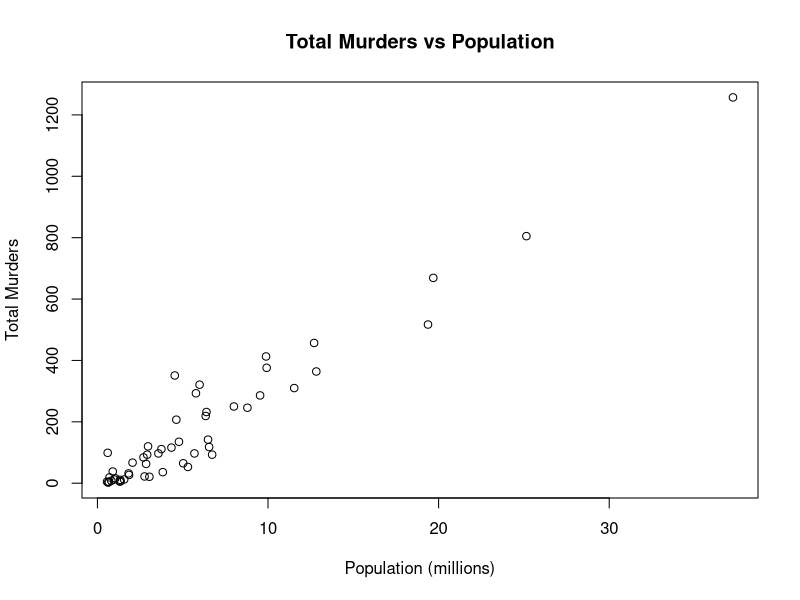
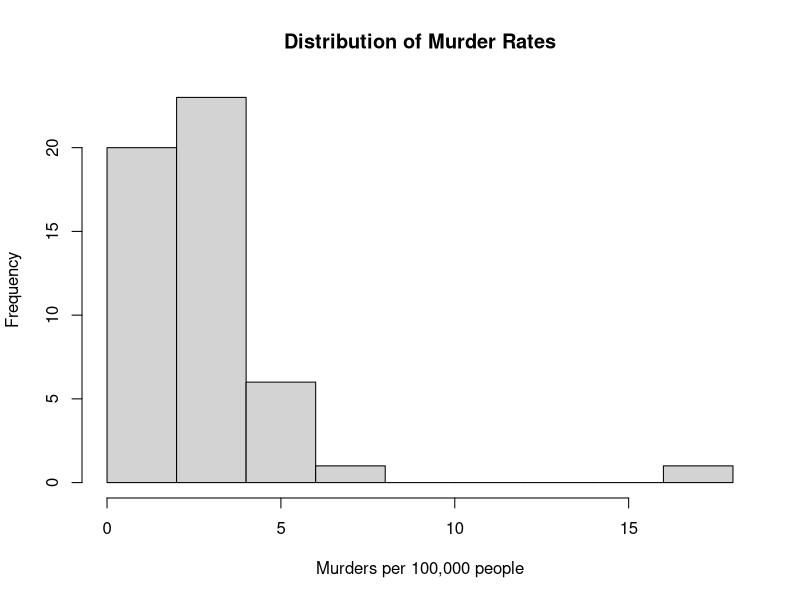
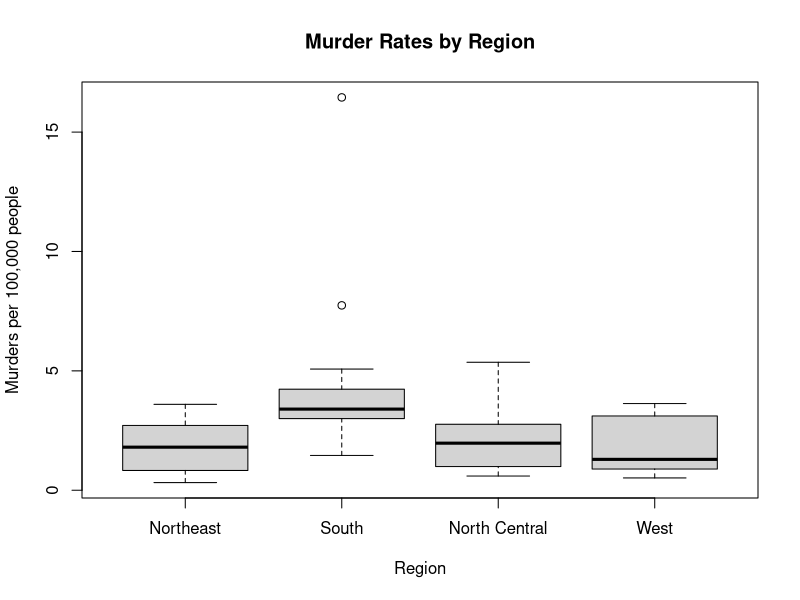

These charts were generated, in order, by the following R code:
# HARVARDX DATA SCIENCE: R BASICS
# My R programming practice

# --------------------------------
# SECTION 1: Basic Arithmetic
# --------------------------------

# Example 1: Addition
5 + 3

# Example 2: Multiplication
10 * 5

# Example 3: Division
100 / 4

# Example 4: Calculate a 15% tip
19.71 * 0.15

# Example 5: Calculate a 20% tip
25 * 0.20

# --------------------------------
# SECTION 2: Installing Packages
# --------------------------------

# Install only when needed
# install.packages("dslabs")
# install.packages("tidyverse")

# --------------------------------
# SECTION 3: Loading Packages
# --------------------------------

library(dslabs)
library(tidyverse)

# --------------------------------
# SECTION 4: Exploring a Dataset
# --------------------------------

# Load the murders dataset
data("murders")

# Display first six observations
head(murders)

# Examine dataset structure
str(murders)

# Display dataset dimensions
dim(murders)

# Display column names
names(murders)


# ==========================================
# SECTION 5: Data Types and Vectors Practice
# ==========================================

# Check the class of the dataset
class(murders)

# Examine the dataset structure
str(murders)

# Display the first six observations
head(murders)

# Access the population column
murders$population

# Create a population vector
pop <- murders$population

# Count entries in the vector
length(pop)

# Check vector classes
class(pop)
class(murders$state)

# Logical vectors
z <- 3 == 2
z
class(z)

# Factors and factor levels
class(murders$region)
levels(murders$region)

# Examples of basic data types

# Numeric
age <- 20
class(age)

# Character
sample_name <- "HIV-1"
class(sample_name)

# Logical
is_resistant <- TRUE
class(is_resistant)


# ==========================================
# SECTION 6: Vectors and Vector Indexing
# ==========================================

# 1. Creating numeric and character vectors
codes <- c(380, 124, 818)
country <- c("italy", "canada", "egypt")

# 2. Naming vector elements
codes <- c(italy = 380, canada = 124, egypt = 818)

# Alternative method
codes <- c(380, 124, 818)
country <- c("italy", "canada", "egypt")
names(codes) <- country

# 3. Accessing individual elements
codes[2]

# 4. Accessing multiple elements
codes[c(1, 3)]

# 5. Accessing a range of elements
codes[1:2]

# 6. Accessing elements by name
codes["canada"]

# 7. Checking vector information
length(codes)
class(codes)
names(codes)

# 8. Bioinformatics-related example
hiv_drugs <- c("Dolutegravir", "Tenofovir", "Lamivudine")

hiv_drugs[1]
hiv_drugs[2]
hiv_drugs[c(1, 3)]

length(hiv_drugs)

# 9. Explicit type conversion

# Create a numeric vector
x <- 1:5

# Convert numeric values into characters
y <- as.character(x)

# Check the converted vector
y

# Check its data type
class(y)

# Convert character numbers back to numeric
z <- as.numeric(y)

# Check the result
class(z)


# ==========================================
# Sorting, Ordering and Ranking in R
# ==========================================

# Create a numerical vector
x <- c(31, 4, 15, 92, 65)

# Arrange values from smallest to largest
sort(x)

# Find the positions that arrange x in ascending order
index <- order(x)

# Rearrange x using the positions
x[index]

# Find the rank of each value
rank(x)

# Load the murders dataset
library(dslabs)
data(murders)

# Sort total murders
sort(murders$total)

# Arrange state abbreviations by total murders
index <- order(murders$total)
murders$abb[index]

# Find the highest murder total
max(murders$total)

# Find the position of the highest murder total
i_max <- which.max(murders$total)

# Identify the state with the highest murder total
murders$state[i_max]


# ============================================================
# Vector Arithmetic in R
# HarvardX Data Science: R Basics
# ============================================================

# 1. Create a vector of heights in inches
heights <- c(65, 68, 70, 72, 67)

# 2. Convert heights from inches to centimetres
heights_cm <- heights * 2.54
heights_cm

# 3. Calculate the average height
average_height <- mean(heights)
average_height

# 4. Calculate how much each height differs from the average
height_difference <- heights - average_height
height_difference

# 5. Arithmetic operations between two vectors
vector_a <- c(10, 20, 30, 40)
vector_b <- c(2, 4, 6, 8)

# Addition
vector_a + vector_b

# Subtraction
vector_a - vector_b

# Multiplication
vector_a * vector_b

# Division
vector_a / vector_b

# 6. Calculate murder rate per 100,000 people
# The murders dataset was already loaded in the previous section.
murder_rate <- murders$total / murders$population * 100000

# Display the calculated murder rates
murder_rate

# 7. Arrange states by murder rate in decreasing order
murders$state[order(murder_rate, decreasing = TRUE)]

# ============================================================
# End of Vector Arithmetic                                                                          
# ============================================================

# ==========================================
# Logical Indexing and Combining Conditions
# ==========================================

# Load the murders dataset
library(dslabs)
data(murders)

# Calculate murder rate per 100,000 people
murder_rate <- murders$total / murders$population * 100000

# Condition 1: Identify states in the West region
west <- murders$region == "West"

# Condition 2: Identify states with murder rates <= 1
safe <- murder_rate <= 1

# Combine both conditions using AND (&)
index <- safe & west

# Display states satisfying both conditions
murders$state[index]

# Count the number of states satisfying both conditions
sum(index)

# ==========================================
# Selecting States Based on a Murder Rate
# ==========================================

# Identify states with murder rates <= 0.71
index <- murder_rate <= 0.71

# Display those states
murders$state[index]

# Count the number of qualifying states
sum(index)


# INDEXING AND SUBSETTING IN R

library(dslabs)
data(murders)

# Calculate murder rates
murder_rate <- murders$total / murders$population * 100000

# 1. Logical indexing
index <- murder_rate <= 1

# Extract states satisfying the condition
murders$state[index]

# 2. which(): Find positions where condition is TRUE
which(index)

# 3. match(): Find positions of selected states
selected_states <- c("New York", "Florida", "Texas")

index <- match(selected_states, murders$state)

# Extract matching state names and murder rates
murders$state[index]
murder_rate[index]

# 4. %in%: Check whether values exist
c("Boston", "Dakota", "Washington") %in% murders$state

# 5. &: Combine two conditions
west <- murders$region == "West"
safe <- murder_rate <= 1

index <- west & safe
murders$state[index]

# 6. Counting TRUE values
sum(index)


# ==========================================
# SECTION: BASIC DATA VISUALISATION
# HarvardX Data Science: R Basics
# ==========================================

library(dplyr)
library(dslabs)

data("murders")

# 1. Scatter plot: Population vs total murders
# Convert population into millions
x <- murders$population / 10^6
y <- murders$total

plot(x, y,
     main = "Total Murders vs Population",
     xlab = "Population (millions)",
     ylab = "Total Murders")

# 2. Histogram: Distribution of murder rates
# Calculate murders per 100,000 people
murders <- mutate(
  murders,
  rate = total / population * 100000
)

hist(murders$rate,
     main = "Distribution of Murder Rates",
     xlab = "Murders per 100,000 people")

# 3. Box plot: Murder rates by region
boxplot(rate ~ region,
        data = murders,
        main = "Murder Rates by Region",
        xlab = "Region",
        ylab = "Murders per 100,000 people")

# ==========================================
# END OF BASIC DATA VISUALISATION
# ==========================================
